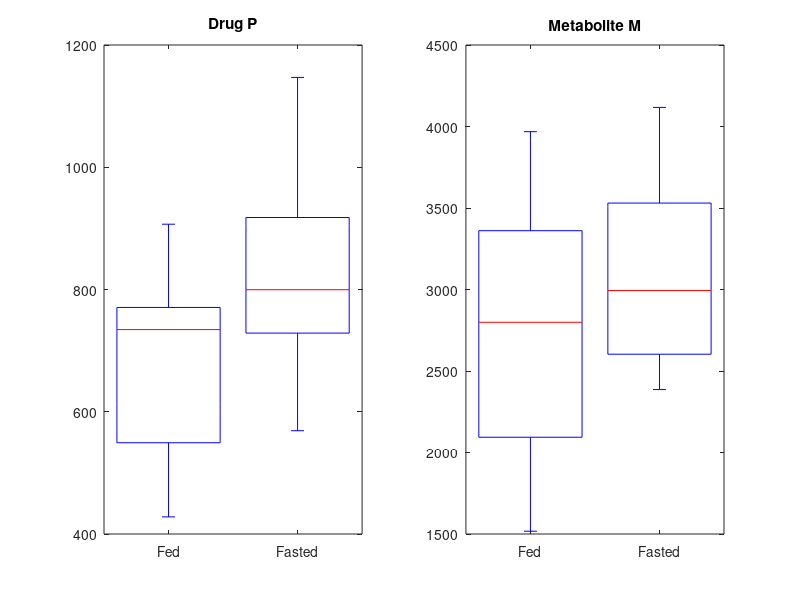
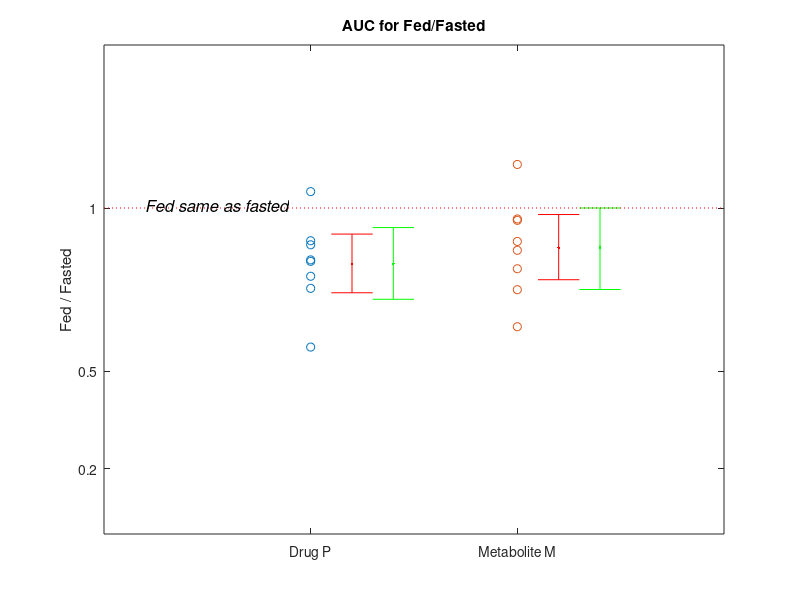

The MATLAB source for these figures, in order:
function [] = fooddruginterxn()

% Drug P - fed
drugp_fed = [809.44 428 757.71 906.83 712.24 561.77 511.84 756.6];
drugp_fasted = [967.82 746.45 901.11 1146.96 678.16 745.51 568.98 852.86];

metab_fed = [ 1965.17 3149.18 2448.69 3968.34 3249.45 2136.47 3694.8 1517.1;];
metab_fasted = [2622.35 3618.6 2545.05 3500.83 3362.4 2625.75 4117.14 2386.19];


% CIs on AUC Fed/Fasted
drugp_ci90 = [0.74 0.92];
drugp_ci95 = [0.72 0.94];

met_ci90 = [0.78 0.98];
met_ci95 = [0.75 1.00];

drugp_fedtofasted = drugp_fed ./ drugp_fasted;
met_fedtofasted = metab_fed ./ metab_fasted;


figure;
subplot(1,2,1);
boxplot([drugp_fed' drugp_fasted'],'labels',{'Fed','Fasted'});
title('Drug P');
subplot(1,2,2);
boxplot([metab_fed' metab_fasted'],'labels',{'Fed', 'Fasted'});
title('Metabolite M');

figure;
plot(ones(size(drugp_fedtofasted)), drugp_fedtofasted, 'o'); hold on;
%line([0.8 1.2], [mean(drugp_fedtofasted) mean(drugp_fedtofasted)], 'LineWidth',2);
plot(ones(size(drugp_fedtofasted)) .* 2, met_fedtofasted, 'o'); 
%line([1.8 2.2], [mean(met_fedtofasted) mean(met_fedtofasted)], 'LineWidth',2);
set(gca,'XLim',[0 3],'YTick',[0.2 0.5 1],'YLim', [0 1.5],'XTick',[1 2], 'XTickLabel', {'Drug P', 'Metabolite M'});
ylabel('Fed / Fasted');
title('AUC for Fed/Fasted');


% now draw ci bars - 95%
pmean = mean(drugp_fedtofasted);
plot(1.4,  mean(drugp_fedtofasted), '.g');
l=errorbar(1.4, mean(drugp_fedtofasted), mean(drugp_fedtofasted)-drugp_ci95(1), drugp_ci95(2)-mean(drugp_fedtofasted));
set(l,'Color','g');

metmean = mean(met_fedtofasted);
plot(2.4, metmean, '.g');
l=errorbar(2.4, metmean, metmean-met_ci95(1), met_ci95(2)-metmean);
set(l,'Color','g');


% now draw ci bars - 90%
pmean = mean(drugp_fedtofasted);
plot(1.2,  mean(drugp_fedtofasted), '.r');
l=errorbar(1.2, mean(drugp_fedtofasted), mean(drugp_fedtofasted)-drugp_ci90(1), drugp_ci90(2)-mean(drugp_fedtofasted));
set(l,'Color','r');

metmean = mean(met_fedtofasted);
plot(2.2,  metmean, '.r');
l=errorbar(2.2, metmean, metmean-met_ci90(1), met_ci90(2)-metmean);
set(l,'Color','r');

% bells and whistles
% line([0 3], [0.8 0.8],'Color','r','LineStyle',':');
line([0 3], [1 1], 'Color','r','LineStyle',':');
text(0.2, 1.01, 'Fed same as fasted', 'FontAngle','italic','FontSize',12);